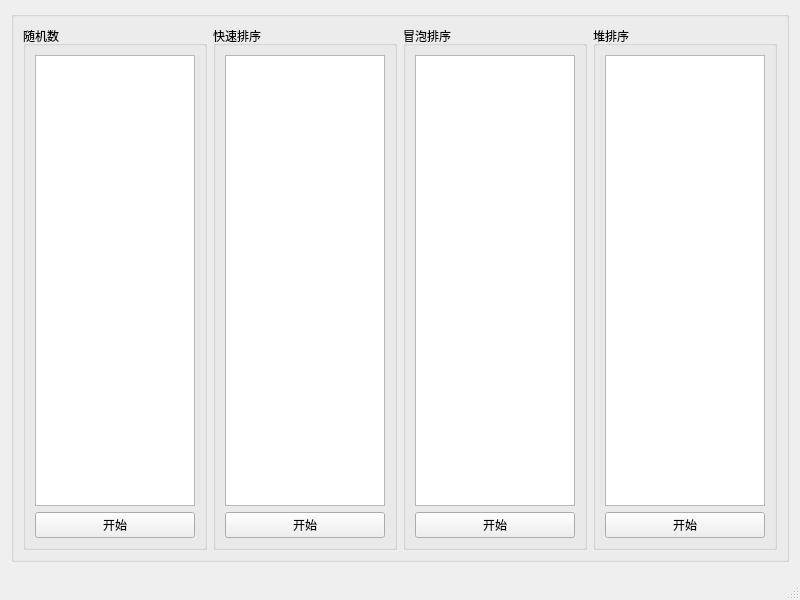
<?xml version="1.0" encoding="UTF-8"?>
<ui version="4.0">
 <class>MainWindow</class>
 <widget class="QMainWindow" name="MainWindow">
  <property name="geometry">
   <rect>
    <x>0</x>
    <y>0</y>
    <width>800</width>
    <height>600</height>
   </rect>
  </property>
  <property name="windowTitle">
   <string>MainWindow</string>
  </property>
  <widget class="QWidget" name="centralwidget">
   <widget class="QGroupBox" name="groupBox_5">
    <property name="geometry">
     <rect>
      <x>11</x>
      <y>11</y>
      <width>778</width>
      <height>551</height>
     </rect>
    </property>
    <property name="title">
     <string/>
    </property>
    <layout class="QHBoxLayout" name="horizontalLayout">
     <item>
      <widget class="QGroupBox" name="groupBox">
       <property name="title">
        <string>随机数</string>
       </property>
       <layout class="QVBoxLayout" name="verticalLayout_2">
        <item>
         <widget class="QListWidget" name="randList"/>
        </item>
        <item>
         <widget class="QPushButton" name="startBtn">
          <property name="text">
           <string>开始</string>
          </property>
         </widget>
        </item>
       </layout>
      </widget>
     </item>
     <item>
      <widget class="QGroupBox" name="groupBox_2">
       <property name="title">
        <string>快速排序</string>
       </property>
       <layout class="QVBoxLayout" name="verticalLayout_3">
        <item>
         <widget class="QListWidget" name="quickList"/>
        </item>
        <item>
         <widget class="QPushButton" name="startQuickBtn">
          <property name="text">
           <string>开始</string>
          </property>
         </widget>
        </item>
       </layout>
      </widget>
     </item>
     <item>
      <widget class="QGroupBox" name="groupBox_3">
       <property name="title">
        <string>冒泡排序</string>
       </property>
       <layout class="QVBoxLayout" name="verticalLayout_4">
        <item>
         <widget class="QListWidget" name="bubbList"/>
        </item>
        <item>
         <widget class="QPushButton" name="startBubbBtn">
          <property name="text">
           <string>开始</string>
          </property>
         </widget>
        </item>
       </layout>
      </widget>
     </item>
     <item>
      <widget class="QGroupBox" name="groupBox_4">
       <property name="title">
        <string>堆排序</string>
       </property>
       <layout class="QVBoxLayout" name="verticalLayout_5">
        <item>
         <widget class="QListWidget" name="heapList"/>
        </item>
        <item>
         <widget class="QPushButton" name="startHeapBtn">
          <property name="text">
           <string>开始</string>
          </property>
         </widget>
        </item>
       </layout>
      </widget>
     </item>
    </layout>
   </widget>
  </widget>
  <widget class="QMenuBar" name="menubar">
   <property name="geometry">
    <rect>
     <x>0</x>
     <y>0</y>
     <width>800</width>
     <height>24</height>
    </rect>
   </property>
  </widget>
  <widget class="QStatusBar" name="statusbar"/>
 </widget>
 <resources/>
 <connections/>
</ui>
